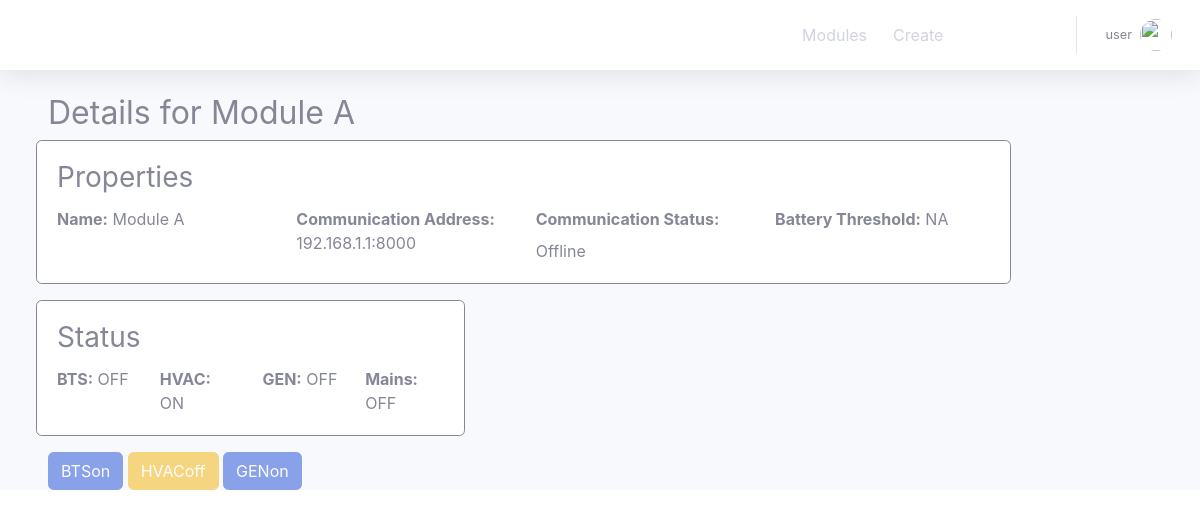
The page /detailmodule/192.168.1.1:8000 on the database as committed earlier.
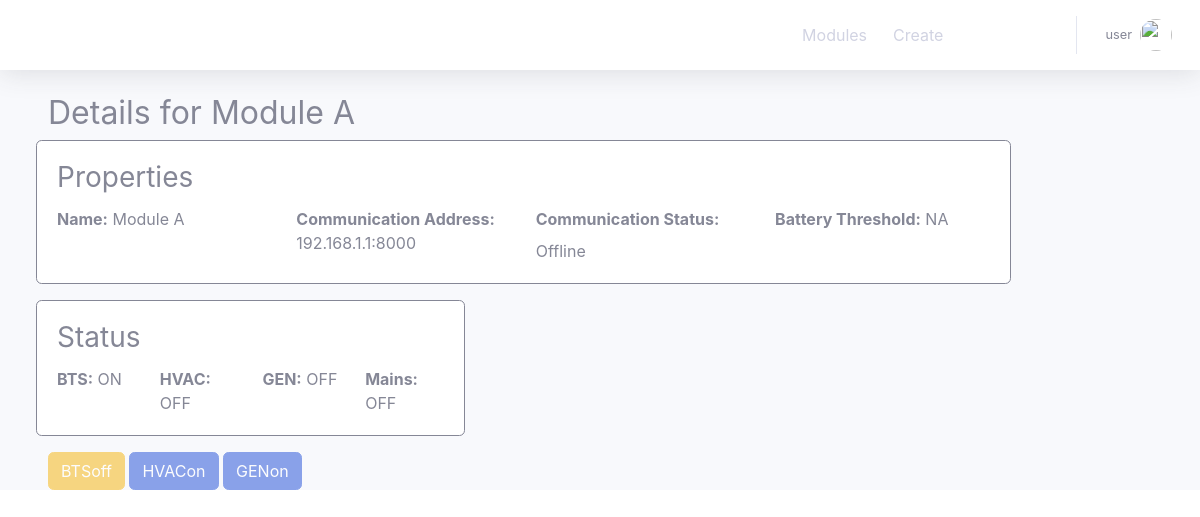
The same page on the database as committed later.
### Powerapp/views.py (the view)
# urls.py: path('detailmodule/<str:pk>', DetailModule.as_view(), name='detailmodule' ),
class DetailModule(DetailView):
    model = Module
    template_name = 'Powerapp/detailmodule.html'

### Powerapp/models.py (called while the page is built)
    @property
    def online_status(self):
        lastupdate = UpdateTracker.objects.filter(module=self).latest('time')
        last_update_time = lastupdate.time.replace(tzinfo=None)
        current_time = datetime.now().replace(tzinfo=None)
        print(current_time)
        print(last_update_time)
        difference = current_time - last_update_time
        difference_in_minutes = difference.seconds/60 - 120
        print(difference_in_minutes)
        if difference_in_minutes > 3 :
            return False
        else:
            return True

### Powerapp/templates/Powerapp/detailmodule.html (shortened to what the changed rows need)
{% extends 'Powerapp/base.html' %}
{% block content %}
<div class="container-fluid" xmlns="http://www.w3.org/1999/html" xmlns="http://www.w3.org/1999/html">
<h2>Details for {{ module.name }}</h2>
    <div class="row">
        <div class="card border-secondary mb-3" id="module_status">
            <div class="card-body">
            <div class="row">
                <div class="col-md-3">
                    <strong>BTS:</strong>
                    <span>
                                   {% if  module.btsstatus %}
                ON
                {% else %}
                OFF
                {%endif %}
                    </span>
                </div>
                <div class="col-md-3">
                    <strong>HVAC:</strong>
                    <span>
                                   {% if  module.hvacstatus %}
                ON
                {% else %}
                OFF
                {%endif %}
                    </span>
                </div>
        </div>
        </div>
        </div>
    </div>
    {% if module.online_status %}
<div>
    {% if module.btsstatus %}
    <a class = "btn btn-warning" href="{% url 'Powerapp:btsoff' ip=module.ipaddress %}"> BTSoff</a>
    {% else %}
    <a class = "btn btn-primary" href="{% url 'Powerapp:btson' ip=module.ipaddress %}"> BTSon</a>
    {% endif %}
    {% if module.hvacstatus %}
    <a class = "btn btn-warning" href="{% url 'Powerapp:hvacoff' ip=module.ipaddress %}">  HVACoff</a>
    {% else %}
    <a class = "btn btn-primary" href="{% url 'Powerapp:hvacon' ip=module.ipaddress %}">  HVACon</a>
    {% endif %}
    {% if module.genstatus %}
    <a class = "btn btn-warning" href="{% url 'Powerapp:genoff' ip=module.ipaddress %}">  GENoff</a>
    {% else %}
    <a class = "btn btn-primary " href="{% url 'Powerapp:genon' ip=module.ipaddress %}">  GENon</a>
    {% endif %}
</div>
    {% else %}
<div>
    {% if module.btsstatus %}
    <a class = "btn btn-warning disabled" href="{% url 'Powerapp:btsoff' ip=module.ipaddress %}"> BTSoff</a>
    {% else %}
    <a class = "btn btn-primary disabled" href="{% url 'Powerapp:btson' ip=module.ipaddress %}"> BTSon</a>
    {% endif %}
    {% if module.hvacstatus %}
    <a class = "btn btn-warning disabled" href="{% url 'Powerapp:hvacoff' ip=module.ipaddress %}">  HVACoff</a>
    {% else %}
    <a class = "btn btn-primary disabled" href="{% url 'Powerapp:hvacon' ip=module.ipaddress %}">  HVACon</a>
    {% endif %}
    {% if module.genstatus %}
    <a class = "btn btn-warning disabled" href="{% url 'Powerapp:genoff' ip=module.ipaddress %}">  GENoff</a>
    {% else %}
    <a class = "btn btn-primary disabled" href="{% url 'Powerapp:genon' ip=module.ipaddress %}">  GENon</a>
    {% endif %}
</div>
    {% endif %}
</div>
{% endblock %}

Rows that differ between the two databases and show on the page:
changed Module "Module A": btsstatus False → True (drawn); hvacstatus True → False (drawn)
Other text that changed with them:
text no longer shown: "BTSon HVACoff"
text now shown: "BTSoff HVACon"
